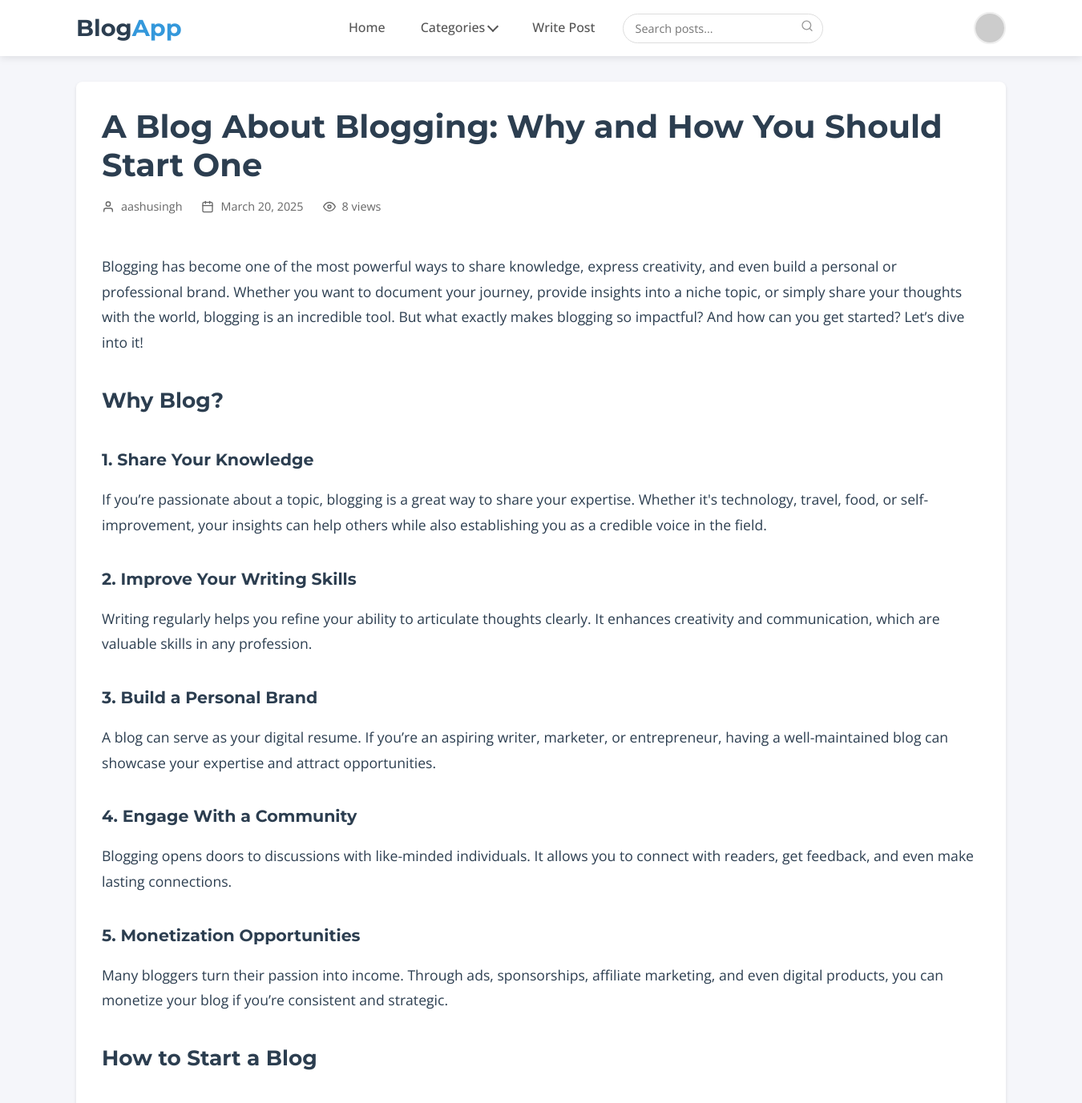
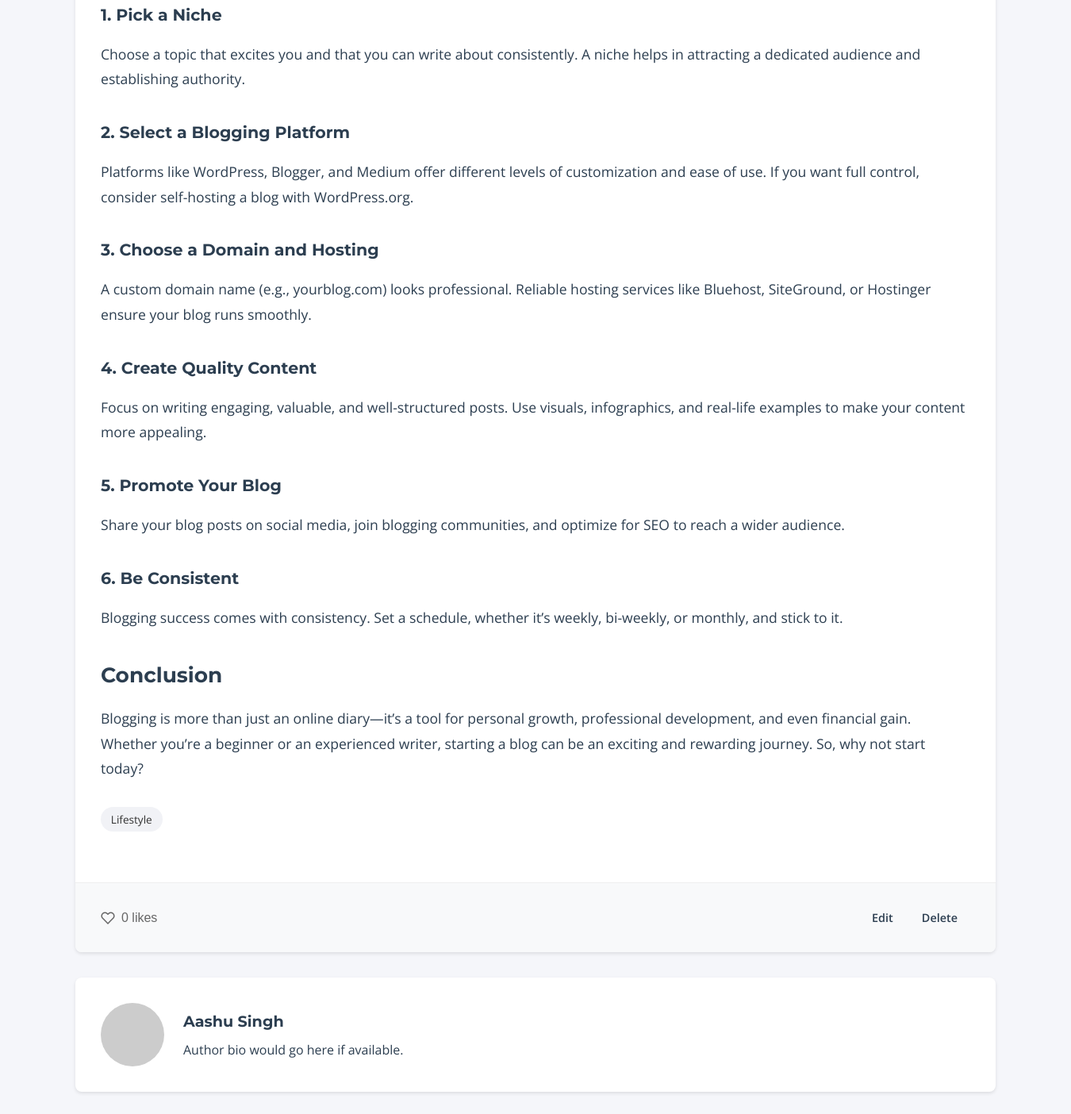
The app's page /post/a-blog-about-blogging-why-and-how-you-should-start-one/ (signed in) with its own data (2 pictures, top to bottom).
### blog/models.py (models this page shows, shortened)
class Post(models.Model):
    STATUS_CHOICES = (
        ('draft', 'Draft'),
        ('published', 'Published')
    )
    title = models.CharField(max_length=200)
    slug = models.SlugField(max_length=250, unique=True, blank=True)
    author = models.ForeignKey(User, on_delete=models.CASCADE, related_name='blog_posts')
    content = RichTextUploadingField()  # Replace TextField with RichTextUploadingField
    featured_image = models.ImageField(upload_to='blog_images/', blank=True, null=True)
    created_date = models.DateTimeField(default=timezone.now)
    published_date = models.DateTimeField(blank=True, null=True)
    status = models.CharField(max_length=10, choices=STATUS_CHOICES, default='draft')
    views = models.PositiveIntegerField(default=0)
    likes = models.ManyToManyField(User, related_name='blog_likes', blank=True)
    tags = models.CharField(max_length=100, blank=True, help_text='Comma-separated tags')
    class Meta:
        ordering = ['-published_date']
    def save(self, *args, **kwargs):
        if not self.slug:
            self.slug = slugify(self.title)
        original_slug = self.slug
        counter = 1
        while Post.objects.filter(slug=self.slug).exclude(pk=self.pk).exists():
            self.slug = f"{original_slug}-{counter}"
            counter += 1
        super().save(*args, **kwargs)

### blog/views.py (the view)
# urls.py: path('post/<slug:slug>/', views.post_detail, name='post_detail'),
def post_detail(request, slug):
    post = get_object_or_404(Post, slug=slug)
    post.views += 1
    post.save()
    context = {
        'post': post,
    }
    return render(request, 'blog/post_detail.html', context)

### blog/templates/blog/post_detail.html (shortened to what this page needs)
{% extends 'blog/base.html' %}
{% block content %}
<article class="post-detail">
    <header class="post-header">
        <div class="post-header-content">
            <h1 class="post-title">{{ post.title }}</h1>
            <div class="post-meta">
                <span class="post-meta-item">
                    <svg xmlns="http://www.w3.org/2000/svg" width="16" height="16" viewBox="0 0 24 24" fill="none" stroke="currentColor" stroke-width="2" stroke-linecap="round" stroke-linejoin="round"><path d="M20 21v-2a4 4 0 0 0-4-4H8a4 4 0 0 0-4 4v2"></path><circle cx="12" cy="7" r="4"></circle></svg>
                    {{ post.author.username }}
                </span>
                <span class="post-meta-item">
                    {% if post.published_date %}
                        {{ post.published_date|date:"F d, Y" }}
                    {% else %}
                        {{ post.created_date|date:"F d, Y" }} (Draft)
                    {% endif %}
                </span>
                <span class="post-meta-item">
                    <svg xmlns="http://www.w3.org/2000/svg" width="16" height="16" viewBox="0 0 24 24" fill="none" stroke="currentColor" stroke-width="2" stroke-linecap="round" stroke-linejoin="round"><path d="M1 12s4-8 11-8 11 8 11 8-4 8-11 8-11-8-11-8z"></path><circle cx="12" cy="12" r="3"></circle></svg>
                    {{ post.views }} views
                </span>
            </div>
        </div>
    </header>
    <div class="post-body">
        <div class="post-content">
            {{ post.content|safe }}
        </div>
        {% if post.tags %}
            <div class="post-tags">
                {% for tag in post.tags.split %}
                    <a href="{% url 'post_list' %}?tag={{ tag }}" class="post-tag">{{ tag }}</a>
                {% endfor %}
            </div>
        {% endif %}
    </div>
    <div class="post-actions">
        <div class="post-stats">
            <button type="button" class="like-btn {% if user in post.likes.all %}active{% endif %}">
                <svg xmlns="http://www.w3.org/2000/svg" width="18" height="18" viewBox="0 0 24 24" fill="{% if user in post.likes.all %}currentColor{% else %}none{% endif %}" stroke="currentColor" stroke-width="2" stroke-linecap="round" stroke-linejoin="round"><path d="M20.84 4.61a5.5 5.5 0 0 0-7.78 0L12 5.67l-1.06-1.06a5.5 5.5 0 0 0-7.78 7.78l1.06 1.06L12 21.23l7.78-7.78 1.06-1.06a5.5 5.5 0 0 0 0-7.78z"></path></svg>
                {{ post.likes.count }} likes
            </button>
        </div>
        <div class="post-admin-actions">
            {% if user == post.author or user.is_staff %}
                <a href="{% url 'post_edit' slug=post.slug %}" class="btn btn-secondary">Edit</a>
                <a href="{% url 'post_delete' slug=post.slug %}" class="btn btn-secondary">Delete</a>
            {% endif %}
        </div>
    </div>
</article>
<div class="author-section">
    <img src="https://ui-avatars.com/api/?name={{ post.author.username }}&background=random" alt="{{ post.author.username }}" class="author-avatar">
    <div class="author-info">
        <h3 class="author-name">{{ post.author.get_full_name|default:post.author.username }}</h3>
        <p>Author bio would go here if available.</p>
    </div>
</div>
{% endblock %}

### blog/templates/blog/base.html (shortened to what this page needs)
<!DOCTYPE html>
<html lang="en">
<head>
</head>
<body>
    <nav class="navbar">
        <div class="container navbar-container">
            <div class="navbar-brand">
                <a href="{% url 'post_list' %}" class="logo">Blog<span>App</span></a>
            </div>
            <ul class="navbar-menu" id="navbar-menu">
                <li class="nav-item">
                    <a href="{% url 'post_list' %}" class="nav-link {% if request.path == '/' %}active{% endif %}">Home</a>
                </li>
                <li class="nav-item dropdown">
                    <a href="#" class="nav-link dropdown-toggle">Categories</a>
                </li>
                {% if user.is_authenticated %}
                <li class="nav-item">
                    <a href="{% url 'post_create' %}" class="nav-link">Write Post</a>
                </li>
                {% endif %}
                <li class="nav-item">
                    <div class="search-box">
                        <form action="{% url 'post_list' %}" method="get">
                            <input type="text" name="search" class="search-input" placeholder="Search posts..." value="{{ request.GET.search|default:'' }}">
                            <div class="search-icon">
                            </div>
                        </form>
                    </div>
                </li>
            </ul>
            <div class="auth-buttons" id="auth-buttons">
                {% if user.is_authenticated %}
                <div class="user-menu dropdown">
                    <div class="user-avatar dropdown-toggle">
                        <img src="https://ui-avatars.com/api/?name={{ user.username }}&background=random" alt="{{ user.username }}">
                    </div>
                </div>
                {% endif %}
            </div>
        </div>
    </nav>
    <main class="main-content">
        <div class="container">
            {% block content %}{% endblock %}
        </div>
    </main>
</body>
</html>

### blog/templates/blog/base.html (style rules this page uses)
:root { --primary-color: #2c3e50; --secondary-color: #3498db; --accent-color: #e74c3c; --background-color: #f5f6fa; --text-color: #2c3e50; --border-radius: 8px; --box-shadow: 0 2px 4px rgba(0,0,0,0.1); --max-width: 1200px; --content-padding: 20px; --navbar-height: 70px; }
* { box-sizing: border-box; margin: 0; padding: 0; }
body { font-family: 'Open Sans', sans-serif; line-height: 1.6; background-color: var(--background-color); color: var(--text-color); font-size: 16px; }
h1, h2, h3, h4, h5, h6 { font-family: 'Montserrat', sans-serif; }
img { max-width: 100%; height: auto; }
a { text-decoration: none; color: inherit; }
ul { list-style: none; }
.container { width: 100%; max-width: var(--max-width); margin: 0 auto; padding: 0 var(--content-padding); }
.navbar { background-color: white; box-shadow: 0 2px 10px rgba(0,0,0,0.1); position: sticky; top: 0; z-index: 1000; height: var(--navbar-height); }
.navbar-container { display: flex; justify-content: space-between; align-items: center; height: 100%; }
.navbar-brand { display: flex; align-items: center; }
.logo { font-family: 'Montserrat', sans-serif; font-weight: 700; font-size: 1.8rem; color: var(--primary-color); margin-right: 10px; }
.logo span { color: var(--secondary-color); }
.navbar-menu { display: flex; align-items: center; gap: 1.5rem; height: 100%; }
.nav-item { position: relative; height: 100%; display: flex; align-items: center; }
.nav-link { color: #555; font-weight: 500; padding: 0 10px; transition: color 0.3s ease; height: 100%; display: flex; align-items: center; position: relative; }
.dropdown { position: relative; }
.dropdown-toggle { display: flex; align-items: center; gap: 5px; }
.dropdown-toggle::after { content: ''; display: inline-block; width: 8px; height: 8px; border-right: 2px solid currentColor; border-bottom: 2px solid currentColor; transform: rotate(45deg); margin-top: -4px; transition: transform 0.3s ease; }
.auth-buttons { display: flex; gap: 1rem; }
.btn { display: inline-flex; align-items: center; justify-content: center; padding: 8px 16px; border-radius: var(--border-radius); transition: all 0.3s ease; font-weight: 600; font-size: 0.9rem; cursor: pointer; gap: 0.5rem; }
.search-box { position: relative; width: 250px; }
.search-input { width: 100%; padding: 8px 35px 8px 15px; border-radius: 20px; border: 1px solid #ddd; font-family: inherit; font-size: 0.9rem; transition: all 0.3s ease; }
.search-icon { position: absolute; top: 50%; right: 12px; transform: translateY(-50%); color: #999; pointer-events: none; }
.user-menu { position: relative; }
.user-avatar { width: 40px; height: 40px; border-radius: 50%; overflow: hidden; cursor: pointer; border: 2px solid #eee; transition: border-color 0.3s ease; }
.user-avatar img { width: 100%; height: 100%; object-fit: cover; }
.main-content { min-height: calc(100vh - 70px - 200px); padding: 2rem 0; }

### blog/templates/blog/post_detail.html (style rules this page uses)
.post-detail { background: white; border-radius: var(--border-radius); box-shadow: var(--box-shadow); overflow: hidden; margin-bottom: 2rem; }
.post-header { position: relative; }
.post-header-content { padding: 2rem; }
.post-title { font-size: 2.5rem; margin: 0 0 1rem 0; line-height: 1.2; }
.post-meta { display: flex; flex-wrap: wrap; gap: 1.5rem; margin-bottom: 1rem; color: #666; font-size: 0.9rem; }
.post-meta-item { display: flex; align-items: center; gap: 0.5rem; }
.post-body { padding: 0 2rem 2rem; }
.post-content { line-height: 1.8; font-size: 1.1rem; }
.post-content p { margin-bottom: 1.5rem; }
.post-content h2, .post-content h3 { margin-top: 2rem; margin-bottom: 1rem; }
.post-tags { display: flex; flex-wrap: wrap; gap: 0.5rem; margin: 2rem 0; }
.post-tag { background-color: #f1f2f6; padding: 0.3rem 0.8rem; border-radius: 20px; font-size: 0.85rem; color: #333; text-decoration: none; }
.post-actions { display: flex; justify-content: space-between; align-items: center; padding: 1.5rem 2rem; background-color: #f8f9fa; border-top: 1px solid #eee; }
.post-stats { display: flex; gap: 1.5rem; }
.like-btn { display: flex; align-items: center; gap: 0.5rem; background: none; border: none; cursor: pointer; color: #666; font-size: 1rem; padding: 0; }
.author-section { background: white; border-radius: var(--border-radius); box-shadow: var(--box-shadow); padding: 2rem; display: flex; gap: 1.5rem; align-items: center; margin-bottom: 2rem; }
.author-avatar { width: 80px; height: 80px; border-radius: 50%; object-fit: cover; }
.author-info { flex-grow: 1; }
.author-name { margin: 0 0 0.5rem 0; font-size: 1.2rem; }

### records on screen
Post: title "A Blog About Blogging: Why and How You Should Start One", author.username "aashusingh", published_date "March 20, 2025", views "8", content "Blogging has become one of the most powerful ways to share knowledge, express creativity, and even build a personal or professional brand. Whether you want to document your journey, provide insights into a niche topic, or simply share your thoughts with the world, blogging is an incredible tool. But what exactly makes blogging so impactful? And how can you get started? Let’s dive into it! Why Blog? 1. Share Your Knowledge If you’re passionate about a topic, blogging is a great way to share your expertise. Whether it's technology, travel, food, or self-improvement, your insights can help others while also establishing you as a credible voice in the field. 2. Improve Your Writing Skills…", split "Lifestyle", likes.count "0", author.get_full_name "Aashu Singh"
